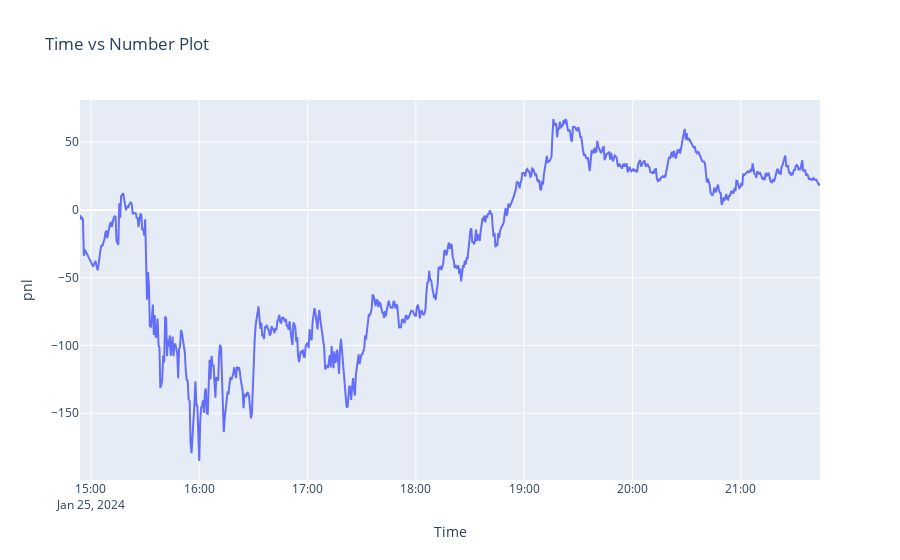

The code cell stored with this chart in its notebook:
### Code cell
import plotly.express as px
import pandas as pd

# Sample data
# Break
df = pd.read_csv("10_1_0_8.csv", names = ["Time", "strategy", "trail", "profit_factor", "rr","pnl"])

# Convert the 'Time' column to datetime type
df['Time'] = pd.to_datetime(df['Time'])

# Create the plot
fig = px.line(df, x='Time', y='pnl', title='Time vs Number Plot')

# Show the plot
fig.show()

### Figure 1 — Plotly figure (JSON) as saved in the notebook; plotly's stock layout.template omitted (floating-point values rounded to 4 significant figures; data arrays with more than 128 entries replaced by an {"elided": "..."} marker saying what was removed)
{"data": [{"hovertemplate": "Time=%{x}<br>pnl=%{y}<extra></extra>", "legendgroup": "", "line": {"color": "#636efa", "dash": "solid"}, "marker": {"symbol": "circle"}, "mode": "lines", "name": "", "orientation": "v", "showlegend": false, "type": "scatter", "x": {"elided": "782 str values"}, "xaxis": "x", "y": {"elided": "782 float values"}, "yaxis": "y"}], "layout": {"legend": {"tracegroupgap": 0}, "title": {"text": "Time vs Number Plot"}, "xaxis": {"anchor": "y", "domain": [0, 1], "title": {"text": "Time"}}, "yaxis": {"anchor": "x", "domain": [0, 1], "title": {"text": "pnl"}}}}
